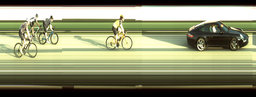
#> input picture test_images/1-peloton-finishlynx-shorter.png, 256 x 97 px, shrunk from 2656 x 1008 before the run
$ python faceslicerworking.py
#> lines starting #> are read from the running program, lines starting #| are printed output that depends on the picture
from PIL import Image
import numpy as np
import cv2
#from PIL.ExifTags import TAGS

#from datetime import datetime

from pathlib import Path

import os

path1 = Path("test_images") / "1-peloton-finishlynx-shorter.png"

dir = "faces"

#luo kansion
if not os.path.exists(dir):
   os.makedirs(dir)

def splice_image ():
    ###avaa kuvan
    im = Image.open(path1)
#> im is the input picture: PIL image 256x97 RGB; mean R, G, B 140.7, 143, 110.4
    # im = cv2.cvtColor(im, cv2.COLOR_BGR2GRAY)
    ###tekee sen bittikartasta numpy arraylistan
    data = np.array(im)
    data = cv2.cvtColor(data, cv2.COLOR_BGR2GRAY)
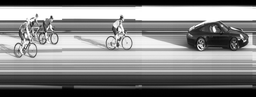
#> data: shape (97, 256); min 0, max 255, mean 133


    pathcounter = 1
    ###Käy läpi kuvan pikselirivi kerrallaan

    ##Transpose, eli sarakkeet riveiksi
    data = data.reshape((-1, 1))

    for row in data:

           ###HUOM TALLENTAA TIETOKONEELLE NIIN MOINTA KUVAA KUIN PIKSELIRIVEJÄ ON KUVASSA!!!
           imgfrom = Image.fromarray(row.astype('uint8'))
           path = "faces/"+"faces %s" % pathcounter +".jpg"
           imgfrom.save(path)
           pathcounter = pathcounter + 1
#> this loop made 24832 passes
#> (row, path) on passes 1 to 3: ([0], 'faces/faces 1.jpg'), ([0], 'faces/faces 2.jpg'), ([0], 'faces/faces 3.jpg')
#> after the loop, pathcounter = 24833

def give_timestamps ():
    #pass = ohita koko funktio
    pass


splice_image()

$ run again, with test_images/1-peloton-finishlynx-short.png copied over test_images/1-peloton-finishlynx-shorter.png
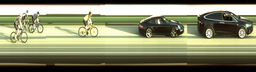
#> input picture test_images/1-peloton-finishlynx-short.png, 256 x 72 px, shrunk from 3584 x 1008 before the run
#> in splice_image, im is the input picture: PIL image 256x72 RGB; mean R, G, B 134.3, 136, 105.3
#> in splice_image, `data = cv2.cvtColor(data, cv2.COLOR_BGR2GRAY)`:
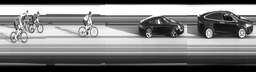
#> data: shape (72, 256); min 0, max 255, mean 126.6
#> in splice_image, `data = data.reshape((-1, 1))`: data = 18432 values, max 255 at index 1641, min 0 at index 0, mean 126.6
#> the loop in splice_image, `for row in data:` made 18432 passes
#> (row, path) on passes 1 to 3: ([0], 'faces/faces 1.jpg'), ([0], 'faces/faces 2.jpg'), ([0], 'faces/faces 3.jpg')
#> after the loop in splice_image, `for row in data:`: pathcounter = 18433
